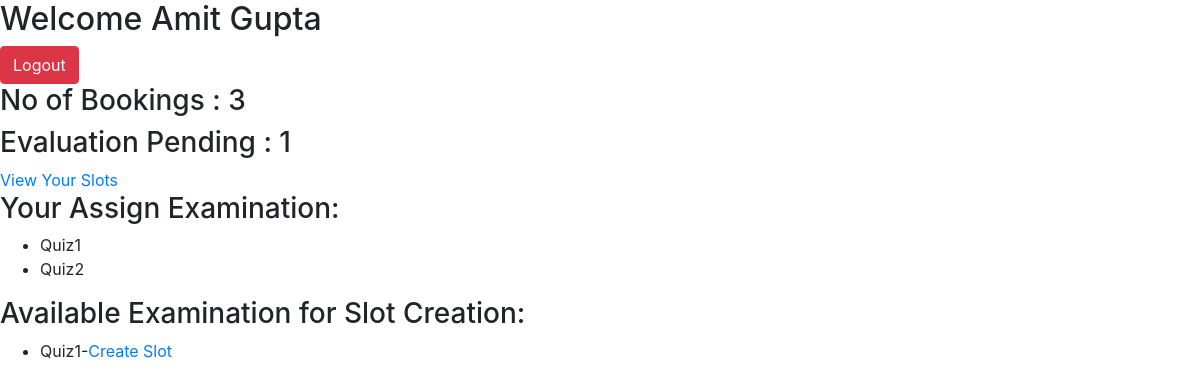
Screenshot of /examiner_dashboard (signed in) with the database file from the repository.
### app.py (models this page shows)
class Examiner(db.Model):
    id = db.Column(db.Integer, primary_key=True)
    name = db.Column(db.String(60))
    username = db.Column(db.String(20))
    password = db.Column(db.String(50))
    department= db.Column(db.String)
    email_id = db.Column(db.String(100))
    contact_no = db.Column(db.String(10))
    status = db.Column(db.String, default= 'Pending')
    examination_slot = db.relationship('ExaminationSlot', backref = 'examiner',lazy = True)
    examination = db.relationship('Examination', backref = 'examiner',foreign_keys='Examination.examiner_id',lazy = True)

class Examination(db.Model):
    id = db.Column(db.String, primary_key=True)
    name = db.Column(db.String)
    type = db.Column(db.String)
    maximum_marks = db.Column(db.Integer)
    duration = db.Column(db.String)
    slot_open_date = db.Column(db.Date)
    slot_close_date = db.Column(db.Date)
    booking_open_date = db.Column(db.Date)
    booking_close_date = db.Column(db.Date)
    status = db.Column(db.String)
    course_id =db.Column(db.String,db.ForeignKey('course.course_id'))
    examiner_id =db.Column(db.String,db.ForeignKey('examiner.id'))
    examination_slot = db.relationship('ExaminationSlot', backref = 'examination',lazy = True)
    examination_rubrics = db.relationship('ExaminationRubrics', backref = 'examination',lazy = True)

### app.py (the view)
@app.route('/examiner_dashboard')
def examiner_dashboard():
    examiner_id =int(session['examiner_id'])
    if 'examiner_id' not in session:
        return redirect('/login')
    examiner = Examiner.query.filter_by(id=examiner_id).first()
    pending_evaluation =Booking.query.join(ExaminationSlot).filter(ExaminationSlot.examiner_id == examiner_id,Booking.status == 'Booked').count()
    total_bookings = db.session.query(Booking).join(ExaminationSlot,Booking.examination_slot_id == ExaminationSlot.id).filter(ExaminationSlot.examiner_id == examiner_id).count()
    assign_examination = Examination.query.filter_by(examiner_id = examiner.id).all()
    available_examination = Examination.query.filter_by(examiner_id = examiner_id,status = 'slot creation').all()
    return render_template("examiner_dashboard.html",examiner=examiner,assign_examination=assign_examination,available_examination=available_examination,total_bookings=total_bookings,pending_evaluation=pending_evaluation)

### templates/examiner_dashboard.html (shortened to what this page needs)
<!DOCTYPE html>
<html lang="en">
<head>
     <link rel="stylesheet" href="https://cdn.jsdelivr.net/npm/bootstrap@4.1.3/dist/css/bootstrap.min.css">
</head>
<body>
    <h2>Welcome {{examiner.name}}</h2>
    <a href="/logout"><button class="btn btn-danger">Logout</button></a>
    <h3> No of Bookings : {{total_bookings}}</h3>
    <h3> Evaluation Pending : {{pending_evaluation}}</h3>
    <a href = "/slots">View Your Slots</a>
    <h3>Your Assign Examination:</h3>
    <ul>
        {% for a in assign_examination %}
        <li> {{a.name}} </li>
        {% endfor %}
    </ul>
    <h3> Available Examination for Slot Creation:</h3>
     <ul>
        {% for i in available_examination %}
        <li> {{i.name}}-<a href='/create_slot/{{i.id}}'>Create Slot</a></li>
        {% endfor %}
    </ul>
</body>
</html>

### rows the page displays
Examiner: name "Amit Gupta"
Examination: name "Quiz1"
Examination: name "Quiz2"

### other values shown
{{ total_bookings }} "3"
{{ pending_evaluation }} "1"
